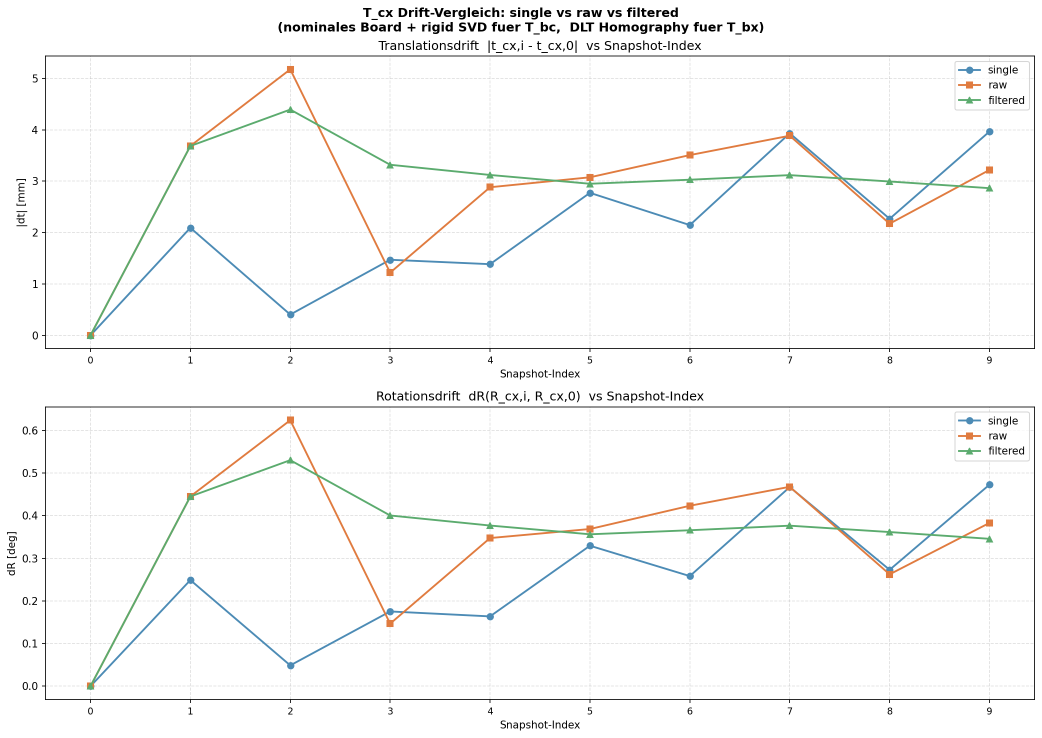
#> input picture src/debug_snapshots/debug_pose_hom_comp.png, 2083 x 1476 px (shown at 1/2 size)
$ python -i example_blob_detection.py   (imports and definitions only)   (older library calls are emulated)
#> lines starting #> are read from the running program, lines starting #| are printed output that depends on the picture; after the words box and inside, x2 and y2 are one past the last pixel; in counts of white or black regions, pixels touching at a corner belong together
# -*- coding: utf-8 -*-
"""
example_blob_detection.py

Test for blob detection helpers.
"""

import sys
import cv2
import numpy as np
from PySide6.QtWidgets import QApplication, QFileDialog

from overlay.tools.blob_detection import HoughCircleParams, detect_blobs_hough


# ============================================================
# UI: open file dialog (Qt / PySide6) - Spyder compatible
# ============================================================
# [55 lines left out: functions open_image_file, show, not called in this run]


# ============================================================
# Circle fit (Kåsa least squares)
# ============================================================
def fit_circle_kasa(points_xy: np.ndarray):
    """
    Algebraic circle fit (Kåsa):
      x^2 + y^2 = 2xc x + 2yc y + c

    Parameters
    ----------
    points_xy : np.ndarray
        Array of points of shape (N, 2).

    Returns
    -------
    circle : tuple[float, float, float] or None
        (xc, yc, r) or None if fitting fails / insufficient points.
    """
    pts = np.asarray(points_xy, dtype=np.float64)
    if pts.shape[0] < 30:
        return None

    x = pts[:, 0]
    y = pts[:, 1]
    A = np.column_stack([2 * x, 2 * y, np.ones_like(x)])
    b = x**2 + y**2

    try:
        sol, *_ = np.linalg.lstsq(A, b, rcond=None)
    except np.linalg.LinAlgError:
        return None

    xc, yc, c = sol
    r2 = c + xc**2 + yc**2
    if r2 <= 0:
        return None

    r = np.sqrt(r2)
    return float(xc), float(yc), float(r)


# ============================================================
# Tight detector mask via radial gradient sampling
# ============================================================
def detector_mask_radial(
    img_u8: np.ndarray,
    n_angles: int = 360,
    r_min_frac: float = 0.20,
    r_max_frac: float = 0.98,
    smooth_sigma: float = 2.0,
    peak_prominence: float = 0.0,
    shrink_px: int = 12
):
    """
    Estimate the detector circle boundary by sampling gradient magnitude along rays.

    Parameters
    ----------
    img_u8 : np.ndarray
        Input grayscale uint8 image.
    n_angles : int
        Number of rays (directions) sampled.
    r_min_frac : float
        Radial search start as fraction of min(image_dim)/2.
    r_max_frac : float
        Radial search end as fraction of min(image_dim)/2.
    smooth_sigma : float
        Gaussian blur sigma before computing gradients.
    peak_prominence : float
        Optional threshold; discard rays where max gradient < this value.
    shrink_px : int
        Shrink fitted radius by this many pixels to remove detector rim.

    Returns
    -------
    mask_u8 : np.ndarray
        Binary mask (0/255) of shape (H, W).
    circle : tuple[float, float, float]
        (cx, cy, r) fitted detector circle after shrinking.
    grad_mag : np.ndarray
        Gradient magnitude image used for boundary detection (float32).
    boundary_pts : np.ndarray
        Boundary points used for circle fitting, shape (M, 2).
    """
    if img_u8.ndim != 2 or img_u8.dtype != np.uint8:
        raise ValueError("detector_mask_radial expects a uint8 grayscale image.")

    h, w = img_u8.shape
    cx0, cy0 = w / 2.0, h / 2.0
    R0 = 0.5 * min(h, w)

    img_blur = cv2.GaussianBlur(img_u8, (0, 0), smooth_sigma)
    gx = cv2.Sobel(img_blur, cv2.CV_32F, 1, 0, ksize=3)
    gy = cv2.Sobel(img_blur, cv2.CV_32F, 0, 1, ksize=3)
    grad_mag = cv2.magnitude(gx, gy)

    r_min = int(max(5, r_min_frac * R0))
    r_max = int(max(r_min + 10, r_max_frac * R0))

    boundary_pts = []
    angles = np.linspace(0, 2 * np.pi, n_angles, endpoint=False).astype(np.float32)
    rs = np.arange(r_min, r_max, dtype=np.float32)

    for th in angles:
        xs = cx0 + rs * np.cos(th)
        ys = cy0 + rs * np.sin(th)

        xs_i = np.clip(xs, 0, w - 1).astype(np.int32)
        ys_i = np.clip(ys, 0, h - 1).astype(np.int32)

        prof = grad_mag[ys_i, xs_i]
        k = int(np.argmax(prof))

        if peak_prominence > 0.0 and prof[k] < peak_prominence:
            continue

        boundary_pts.append([xs[k], ys[k]])

    boundary_pts = np.array(boundary_pts, dtype=np.float32)

    circle = fit_circle_kasa(boundary_pts)
    if circle is None:
        mask = np.ones((h, w), dtype=np.uint8) * 255
        return mask, (cx0, cy0, R0), grad_mag, boundary_pts

    cx, cy, r = circle
    r = max(1.0, r - float(shrink_px))

    mask = np.zeros((h, w), dtype=np.uint8)
    cv2.circle(mask, (int(round(cx)), int(round(cy))), int(round(r)), 255, -1)

    return mask, (cx, cy, r), grad_mag, boundary_pts


# ============================================================
# Main
# ============================================================
# [102 lines left out: function main, not called in this run]


# [2 lines not run here, left out]

>>> import cv2
>>> picture = cv2.imread('../../debug_snapshots/debug_pose_hom_comp.png', cv2.IMREAD_GRAYSCALE)
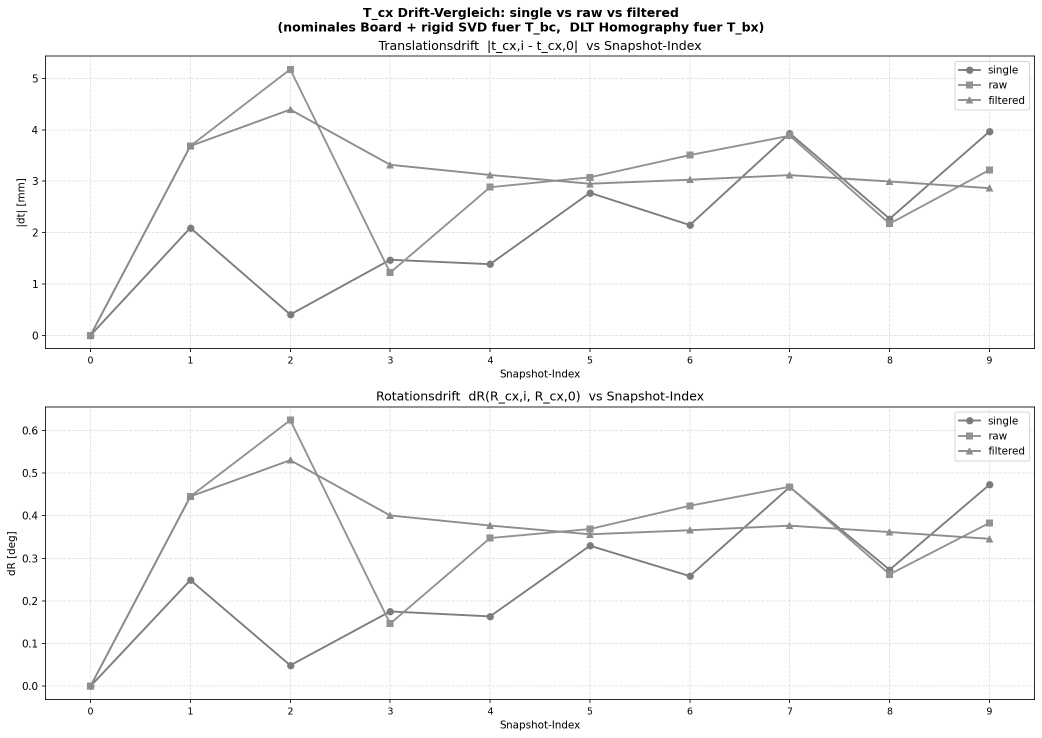
#> picture: shape (1476, 2083) (shown at 1/2 size); min 0, max 255, mean 249
>>> result = detector_mask_radial(picture)
#> in detector_mask_radial, `gx = cv2.Sobel(img_blur, cv2.CV_32F, 1, 0, ksize=3)`:
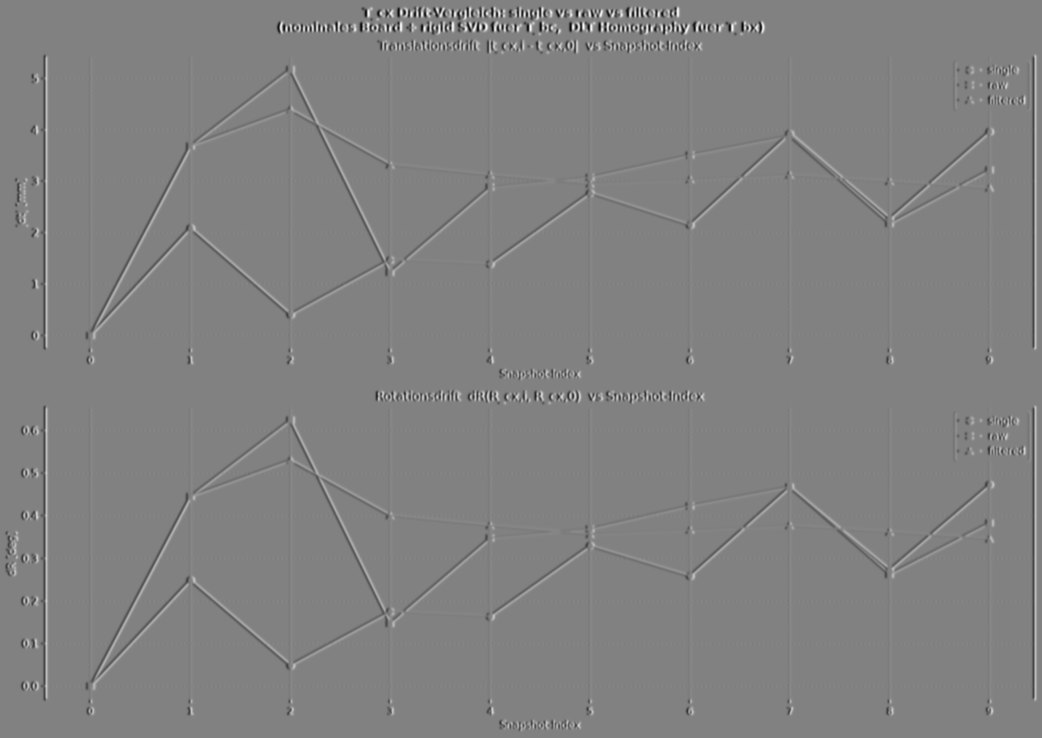
#> gx: shape (1476, 2083) float32 (shown at 1/2 size); min -376, max 363, mean 0; drawn with min black and max white
#> in detector_mask_radial, `gy = cv2.Sobel(img_blur, cv2.CV_32F, 0, 1, ksize=3)`:
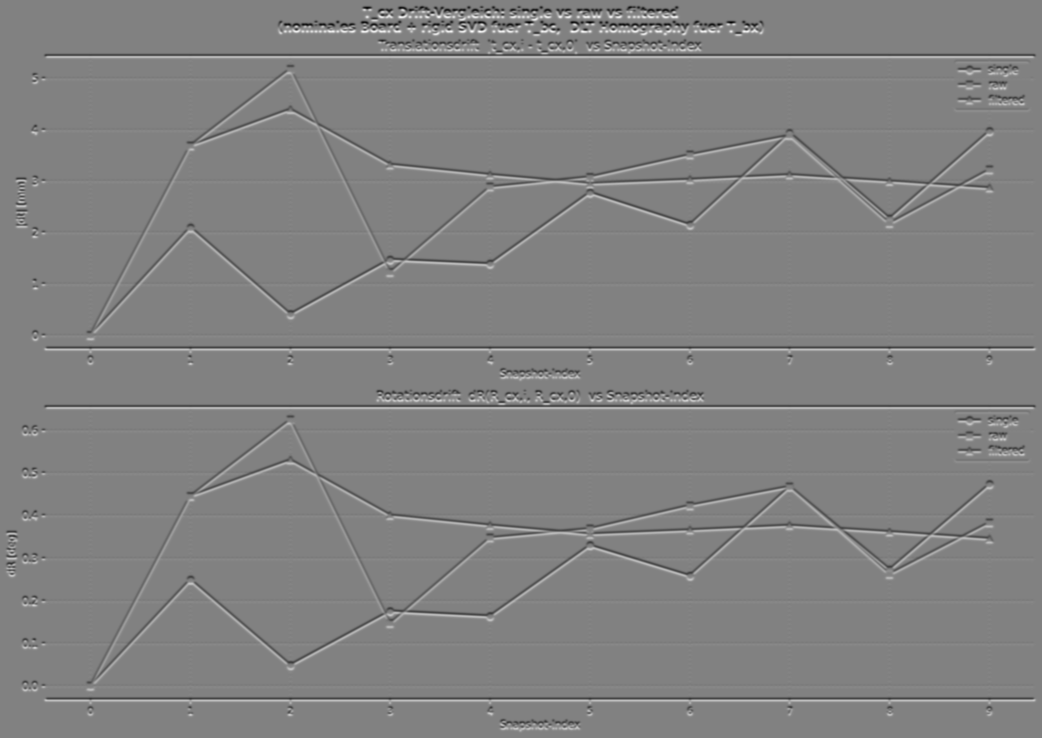
#> gy: shape (1476, 2083) float32 (shown at 1/2 size); min -365, max 351, mean 0; drawn with min black and max white
#> in detector_mask_radial, `grad_mag = cv2.magnitude(gx, gy)`:
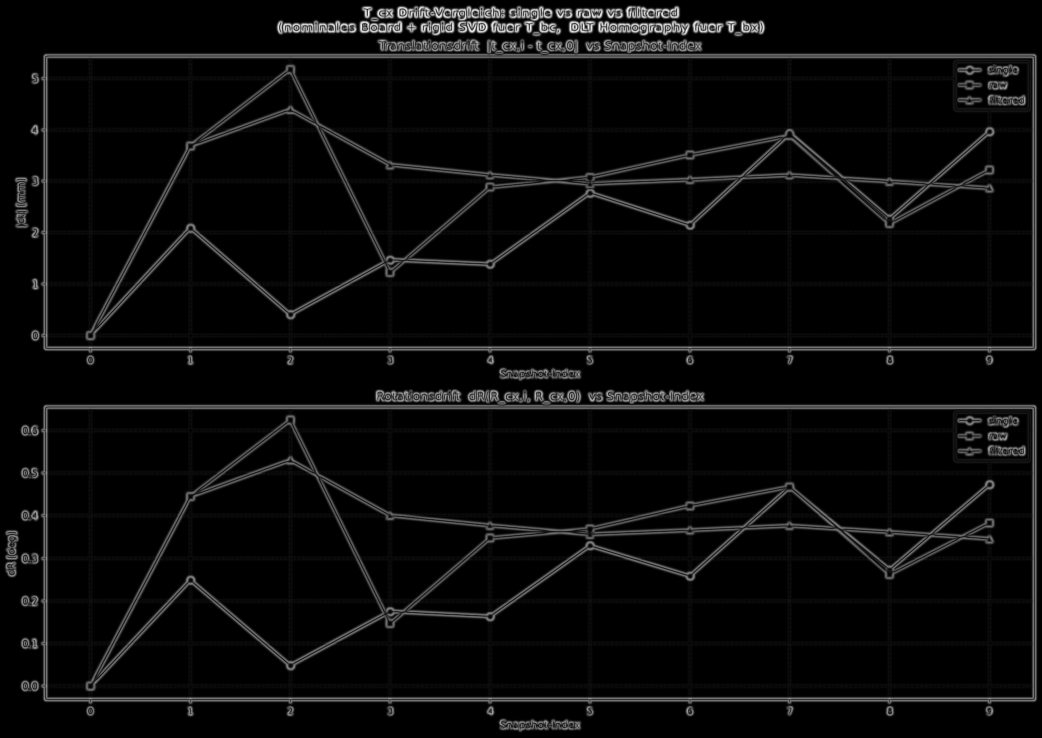
#> grad_mag: shape (1476, 2083) float32 (shown at 1/2 size); min 0, max 376, mean 15.1; drawn with min black and max white
#> the loop in detector_mask_radial, `for th in angles:` made 360 passes
#> k on passes 1 to 3: 0, 0, 0
#> after the loop in detector_mask_radial, `for th in angles:`: boundary_pts = 360 pairs, first value 346.3 to 1736.7, second value 18.99 to 1457.9
#> in fit_circle_kasa, `pts = np.asarray(points_xy, dtype=np.float64)`: pts has the same summary as boundary_pts in detector_mask_radial
#> in fit_circle_kasa, `x = pts[:, 0]`: x = 360 values, max 1736.7 at index 6, min 346.3 at index 174, mean 1048.4
#> in fit_circle_kasa, `y = pts[:, 1]`: y = 360 values, max 1457.9 at index 91, min 18.99 at index 273, mean 731.5
#> in fit_circle_kasa, `A = np.column_stack([2 * x, 2 * y, np.ones_like(x)])`: A = 360 rows, first 8: [2377, 1476, 1], [2377, 1481.1, 1], [2376.8, 1486.3, 1], [2376.6, 1491.4, 1], [2376.3, 1496.5, 1], [2375.9, 1501.6, 1], [3473.3, 1622.1, 1], [3274.1, 1622.2, 1]
#> in fit_circle_kasa, `b = x**2 + y**2`: b = 360 values, max 3859343.6 at index 26, min 389121.9 at index 228, mean 1891234
#> in fit_circle_kasa, `sol, *_ = np.linalg.lstsq(A, b, rcond=None)`: sol = [1065.9, 719.6, -1396385]
#> in fit_circle_kasa, `xc, yc, c = sol`: xc = 1065.9; yc = 719.6; c = -1396385
#> in fit_circle_kasa, `r2 = c + xc**2 + yc**2`: r2 = 257587.7
#> in fit_circle_kasa, `r = np.sqrt(r2)`: r = 507.5
#> in detector_mask_radial, `circle = fit_circle_kasa(boundary_pts)`: circle = (1065.9, 719.6, 507.5)
#> in detector_mask_radial, `cx, cy, r = circle`: cx = 1065.9; cy = 719.6; r = 507.5
#> in detector_mask_radial, `r = max(1.0, r - float(shrink_px))`: r = 495.5
#> in detector_mask_radial, `cv2.circle(mask, (int(round(cx)), int(round(cy))), int(round(r)), 255,..`:
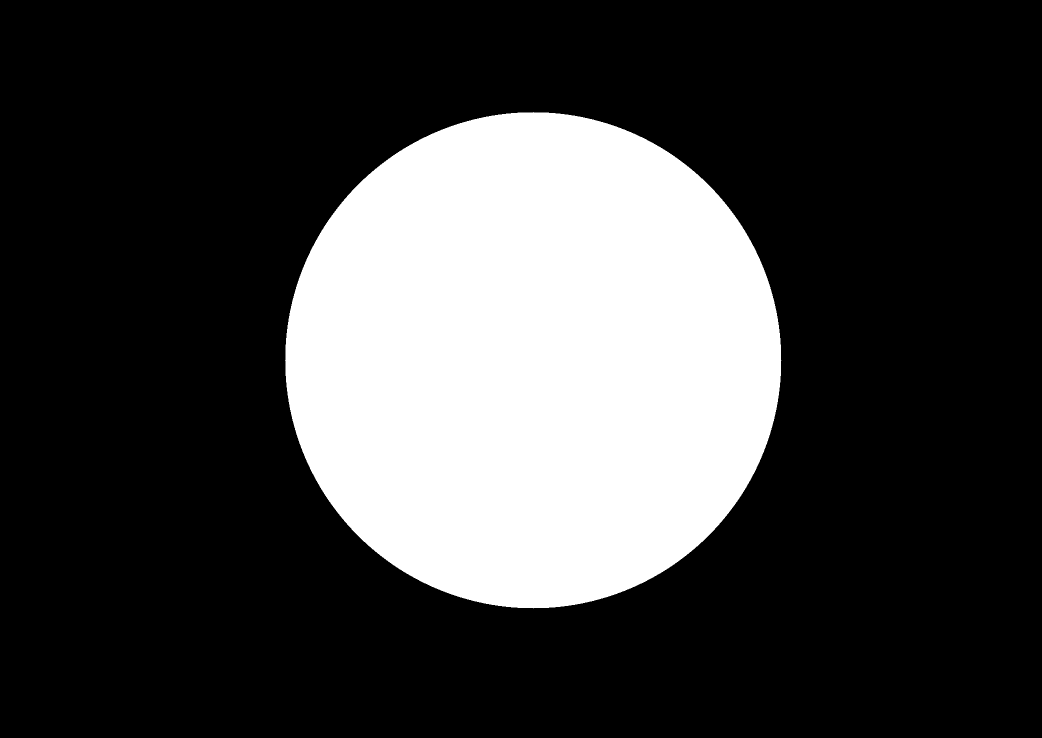
#> mask: shape (1476, 2083) (shown at 1/2 size); 25.1% white; 1 white region, box (x1, y1, x2, y2) and area: (570, 224, 1563, 1217) 772857
